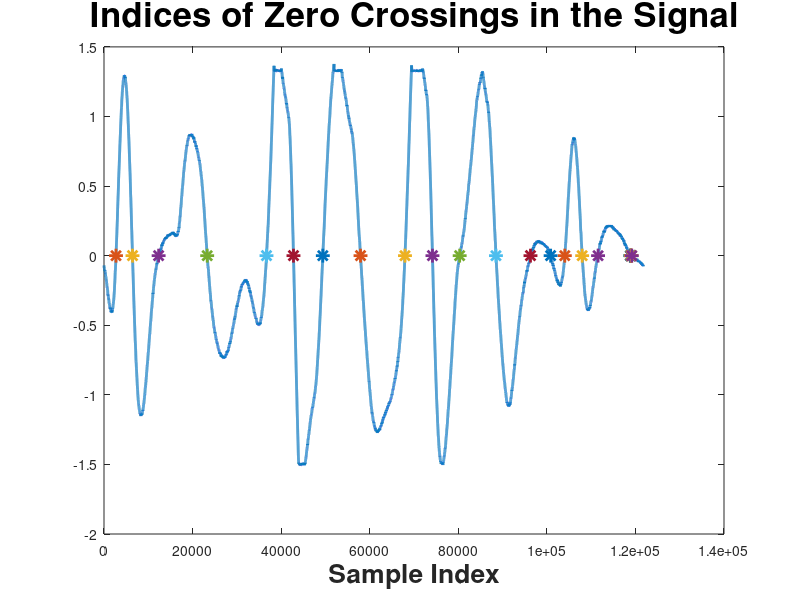

Recreate this plot in MATLAB.
%RETURNS INDICES OF ZERO CROSSINGS IN THE REAL SIGNAL

% Please feel free to use the code in your research and development works.
% We would appreciate a citation to the paper below when this code is helpful in obtaining results in your future publications.

% Publication for citation:
%(1) Abu Sajana R., R. Subramanian, P. Vijay Kumar, Syam Krishnan, Bharadwaj Amrutur, Jeena Sebastian, Malati Hegde, S. V. R. Anand,
% "A Low-Complexity Algorithm for Intrusion Detection in a PIR-Based Wireless Sensor Network,"
% In 5th International Conference on Intelligent Sensors, Sensor Networks and Information Processing (ISSNIP), pages 337–342, Dec 2009.

%(2) The SmartDetect WSN Team, "SmartDetect: An efficient WSN implementation for intrusion detection,"
% Communication Systems and Networks (COMSNETS), 2010 Second International Conference on, Bangalore, 2010, pp. 1-2.

% We suggest the user refer to the publication for implementation details.

clc; clear; close;

% Load Real Data
load C2v0800016.dat; A=C2v0800016(:,2);
% Signal region of interest
A=A(42300:164100);
% remove DC in signal
A=A-mean(A);

k=1;

for i=1:length(A)-1
    if((A(i)<0 && A(i+1)>=0)||(A(i)>0 && A(i+1)<=0))
        index(k)=i;
        k=k+1;
    end;
end;

plot(A,'LineWidth',2);
hold on;
plot(index,0,'*','LineWidth',2,'MarkerSize',10);
title('Indices of Zero Crossings in the Signal','FontSize',25,'FontWeight','bold')
xlabel('Sample Index','FontSize',19,'FontWeight','bold')
